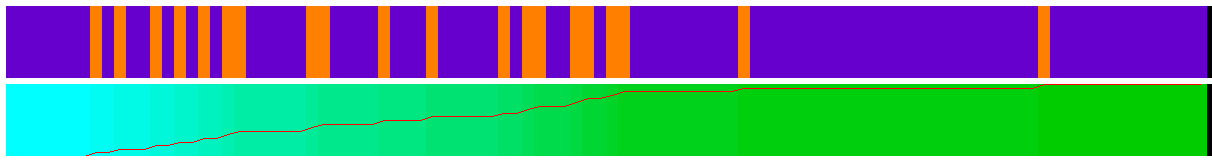

Write the Python code that produced this figure.
from random import random, choices
from PIL import Image, ImageDraw
from math import floor
from sys import argv

def canvas(n, r):
    w = r * n
    h = r
    return Image.new('RGB', (w, h))

def stage(x, low, high):
    span = high - low
    return '{:02x}'.format(round(x * span + low))

def color(value, start, end):
    rLow = int(start[1:3], 16)
    gLow = int(start[3:5], 16)
    bLow = int(start[5:], 16)
    rHigh = int(end[1:3], 16)
    gHigh = int(end[3:5], 16)
    bHigh = int(end[5:], 16)
    r = stage(value, rLow, rHigh)
    g = stage(value, gLow, gHigh)
    b = stage(value, bLow, bHigh)
    return f'#{r}{g}{b}'
    
def gradient(data, r, a, start = '#00ffff', end = '#00cc00', curve = '#ff0000'): # cumulative series
    n = len(data)
    h = r * a
    c = canvas(n, h)
    d = ImageDraw.Draw(c)
    x = 0
    maximum = sum(data)
    level = 0
    yp = h
    xp = 0
    for bit in data:
        level += bit
        pos = level / maximum
        f = color(pos, start, end)
        d.rectangle([(x, 0), (x + r, h)], fill = f, outline = None, width = 0)
        p = h - round(pos * h)
        m = (2 * x + r) / 2
        if curve is not None:
            d.line([(xp, yp), (m, p)], fill = curve, width = 1)
        xp, yp = m, p
        x += r
    return c
        
def barcode(data, r, a, on = '#ff8000', off = '#6600cc'): # raw series
    n = len(data)
    h = r * a
    c = canvas(n, h)
    d = ImageDraw.Draw(c)
    x = 0
    for bit in data:
        f = on if bit else off
        d.rectangle([(x, 0), (x + r, h)], fill = f, outline = None, width = 0)
        x += r
    return c

def combo(data, r, a):
    n = len(data)
    m = int(floor(r / 2))    
    w = r * n + 2 * m
    h = 2 * (a * r) + 3 * m
    c = Image.new('RGBA', (w, h))
    c.paste(barcode(data, r, a) , (m, m))
    c.paste(gradient(data, r, a) , (m, (a * r)  + 2 * m))
    c.save('binTS.png')

def demo():
    n = 0 # data length in bits
    r = 0 # resolution unit: pixels per data point 
    a = 0 # aspect ratio: height-unit
    try:
        n = int(argv[1])
    except:
        n = int(input('Bit count: '))
    if n < 1:
        n = 128 # default length
    try:
        r = int(argv[2])
    except:
        r = int(input('Resolution unit: '))
    if r < 1:
        r = 32 # default resolution
    try:
        a = int(argv[3])
    except:
        a = int(input('Aspect ratio: '))
    if a < 1:
        a = 3 # default height ratio
    # use True/False to keep this didactive
    p = [0.1, 0.5, 0.9]
    w = [8, 2, 1]
    combo([random() < choices(p, weights = w, k = 1)[0] for i in range(n)], r, a) 
    
if __name__ == "__main__":
    demo()
    
